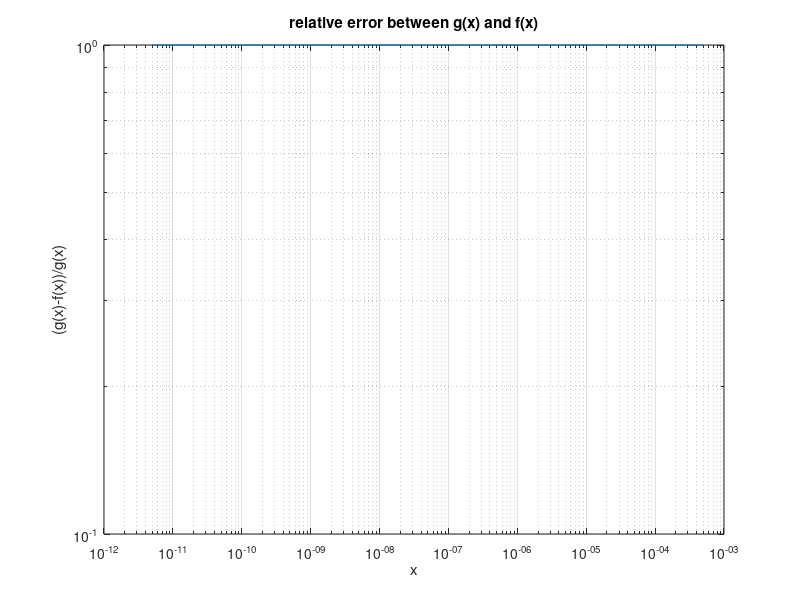

The MATLAB script that drew this image:
x = [5e-4, 5e-5, 5e-6,5e-7,5e-8,5e-9,5e-10,5e-11,5e-12]
f = 1-cos(x)
g = 2*sin(x./2);

err = (g-f)./g

loglog(x, err);
title('relative error between g(x) and f(x)');
xlabel('x');
ylabel('(g(x)-f(x))/g(x)');
grid on;
